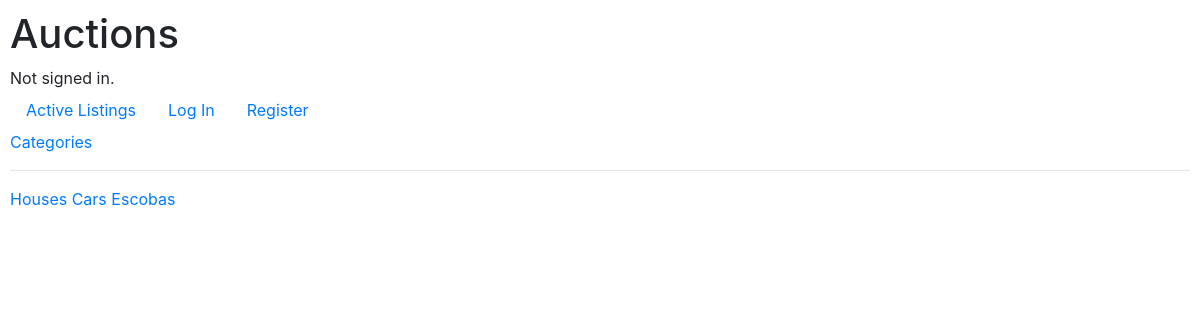
Before: /categories with the older database file.
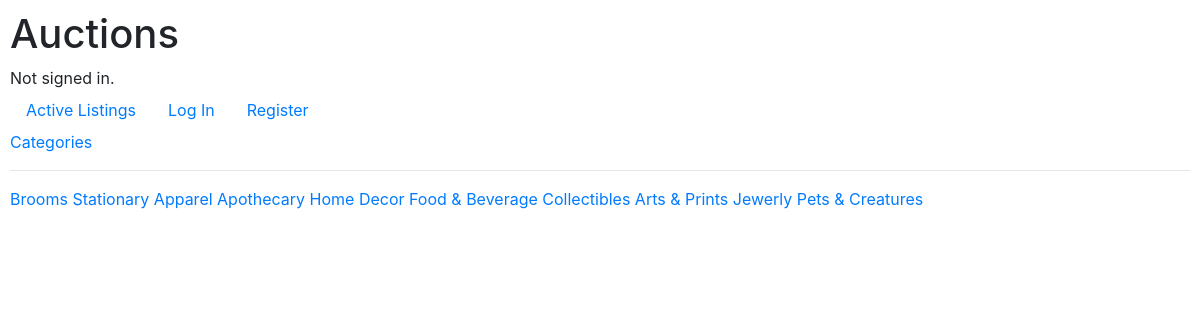
After: the same page with the newer database file.
### auctions/models.py (models this page shows)
class Category(models.Model):
    category = models.CharField(max_length=100)
    def __str__(self):
        return self.category

### auctions/views.py (the view)
# urls.py: path("categories", views.categories, name="categories"),
def categories(request):
    categories = Category.objects.all()
    return render(request,'auctions/categories.html',{'categories':categories})

### auctions/templates/auctions/categories.html
{% extends "auctions/layout.html" %}
{% block body %}
{% for category in categories %}
  <a href="{% url 'category' category=category %}">{{ category }}</a>
{% endfor %}
{% endblock %}

### auctions/templates/auctions/layout.html (shortened to what this page needs)
{% load static %}
<!DOCTYPE html>
<html lang="en">
    <head>
        <link rel="stylesheet" href="https://stackpath.bootstrapcdn.com/bootstrap/4.4.1/css/bootstrap.min.css">
        <link href="{% static 'auctions/styles.css' %}" rel="stylesheet">
    </head>
    <body>
        <h1>Auctions</h1>
        <div>
            {% if user.is_authenticated %}
                Signed in as <strong>{{ user.username }}</strong>.
            {% else %}
                Not signed in.
            {% endif %}
        </div>
        <ul class="nav">
            <li class="nav-item">
                <a class="nav-link" href="{% url 'index' %}">Active Listings</a>
                <a href="{% url 'categories' %}">Categories</a>
            </li>
            {% if user.is_authenticated %}
                <li class="nav-item">
                    <a class="nav-link" href="{% url 'logout' %}">Log Out</a>
                </li>
                <li class="nav-item">
                    <a class="nav-link" href="{% url 'create' %}">Create Listing</a>
                </li>
                <li class="nav-item">
                    <a class="nav-link" href="{% url 'mylistings' %}">My Listings</a>
                </li>
                <li class="nav-item">
                    <a class="nav-link" href="{% url 'watchlist' user_id=user.id %}">My watchlist</a>
                </li>
            {% else %}
                <li class="nav-item">
                    <a class="nav-link" href="{% url 'login' %}">Log In</a>
                </li>
                <li class="nav-item">
                    <a class="nav-link" href="{% url 'register' %}">Register</a>
                </li>
            {% endif %}
        </ul>
        <hr>
        {% block body %}
        {% endblock %}
    </body>
</html>

### auctions/static/auctions/styles.css (style rules this page uses)
body { padding: 10px; }

Changed rows visible on the page:
removed Category: category "Houses"
removed Category: category "Cars"
changed Category: category "Escobas" → "Brooms"
added Category: category "Stationary"
added Category: category "Apparel"
added Category: category "Apothecary"
added Category: category "Home Decor"
added Category: category "Food & Beverage"
added Category: category "Collectibles"
added Category: category "Arts & Prints"
added Category: category "Jewerly"
added Category: category "Pets & Creatures"
